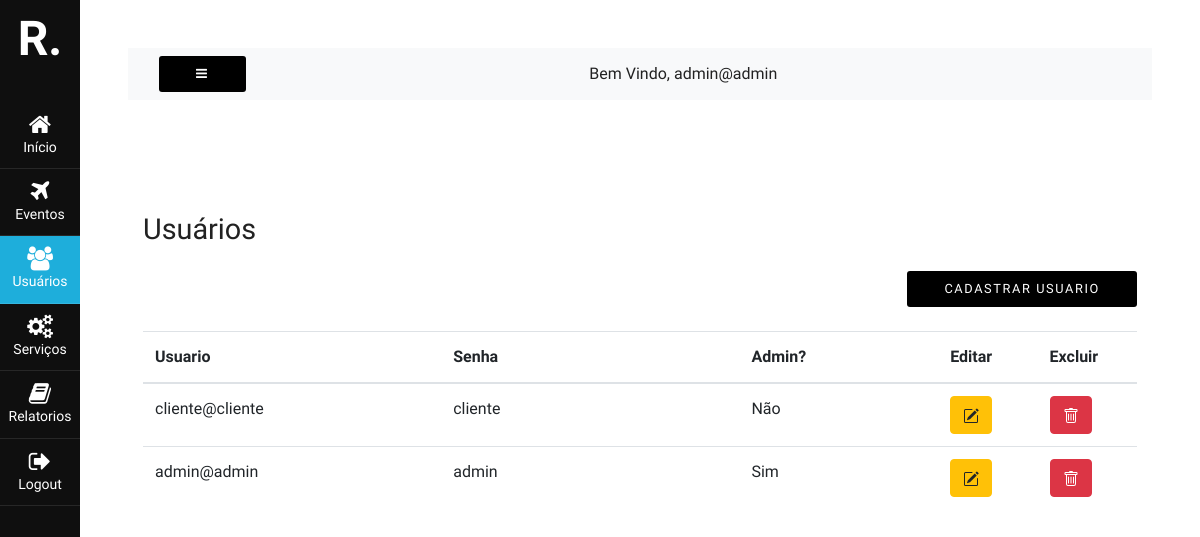
Screenshot of /view/dashboard-admin-usuarios.php (signed in) with the database file from the repository.
### tables this page shows
CREATE TABLE `usuarios` (
  `usuario_id` int(11) NOT NULL AUTO_INCREMENT,
  `usuario_nome` varchar(150) NOT NULL,
  `usuario_senha` varchar(32) NOT NULL,
  `usuario_admin` tinyint(1) NOT NULL DEFAULT 0,
  PRIMARY KEY (`usuario_id`),
  UNIQUE KEY `user` (`usuario_nome`)
);

### model/admin.php (called while the page is built, shortened)
<?php
  class Admin {
    private $conn;
    public function __construct() {
      $database = new Database();
      $db = $database->dbconn();
      $this->conn = $db;
    }
    public function runQuery($sql) {
      $stmt = $this->conn->prepare($sql);
      return $stmt;
    }
  }
?>

### view/Modals/usuarios.php (the view, shortened to what this page needs)
<div class="container pt-5 flex flow-column" id="users" style="height: 100vh;">
  <h2>Usuários</h2>
  <button type="button" class="mb-4 ml-auto" data-toggle="modal" data-target="#modalCadastrarUsuarios">
    Cadastrar Usuario
  </button>
  <table class="table table-stripped">
      <thead>
      <tr>
        <th style="width: 30%;">Usuario</th>
        <th style="width: 30%;">Senha</th>
        <th style="width: 20%;">Admin?</th>
        <th style="width: 10%;">Editar</th>
        <th style="width: 10%;">Excluir</th>
      </tr>
    </thead>
    <tbody>
      <?php
        $query = "SELECT * from usuarios ORDER BY usuario_admin, usuario_nome";
        $stmt = $objAdmin->runQuery($query);
        $stmt->execute();
        if($stmt->rowCount() > 0) {
          while($rowUsuario = $stmt->fetch(PDO::FETCH_ASSOC)) {
      ?>
          <tr>
            <td><?php  echo($rowUsuario['usuario_nome']); ?></td>
            <td><?php  echo($rowUsuario['usuario_senha']); ?></td>
            <td><?php  echo($rowUsuario['usuario_admin'] ? "Sim" : "Não"); ?></td>
            <td>
              <button type="button" class="btn btn-warning" data-toggle="modal" data-target="#modalEditarUsuarios" data-id="<?php print $rowUsuario['usuario_id'] ?>" data-username="<?php print $rowUsuario['usuario_nome'] ?>" data-password="<?php print $rowUsuario['usuario_senha'] ?>" data-admin="<?php print $rowUsuario['usuario_admin'] ?>">
              </button>
            </td>
            <td>
              <button type="button" class="btn btn-danger"  data-toggle="modal" data-target="#modalDeletarUsuarios" data-id="<?php print $rowUsuario['usuario_id'] ?>" data-username="<?php print $rowUsuario['usuario_nome'] ?>">
              </button>
            </td>
          </tr>
      <?php
          }
        }
      ?>
    </tbody>
  </table>
</div>

### view/Styles/dashboard.css (style rules this page uses)
* { scroll-behavior: smooth; }
body { font-size: 1.0em; line-height: 1.6; font-weight: 400; font-family: "Raleway", "HelveticaNeue", "Helvetica Neue", Helvetica, Arial, sans-serif; color: #222; }
.flex { display: flex; }
.flow-column { flex-flow: column; }
h1, h2, h3, h4, h5, h6 { margin-top: 0; margin-bottom: 1.5rem; font-weight: 300; }
h2 { font-size: 1.8rem; }
button { background-color: #000; border: none; border-radius: 3px; color: #fff; height: auto; padding: 8px 37px; font-weight: 400; letter-spacing: 0.1rem; text-transform: uppercase; text-decoration: none; text-align: center; vertical-align: middle; transition: all 0.5s ease; cursor: pointer; font-size: 0.8rem; }

### rows the page displays
usuarios: usuario_nome "cliente@cliente", usuario_senha "cliente", usuario_admin "Não"
usuarios: usuario_nome "admin@admin", usuario_senha "admin", usuario_admin "Sim"

### other values shown
$user "admin@admin"
